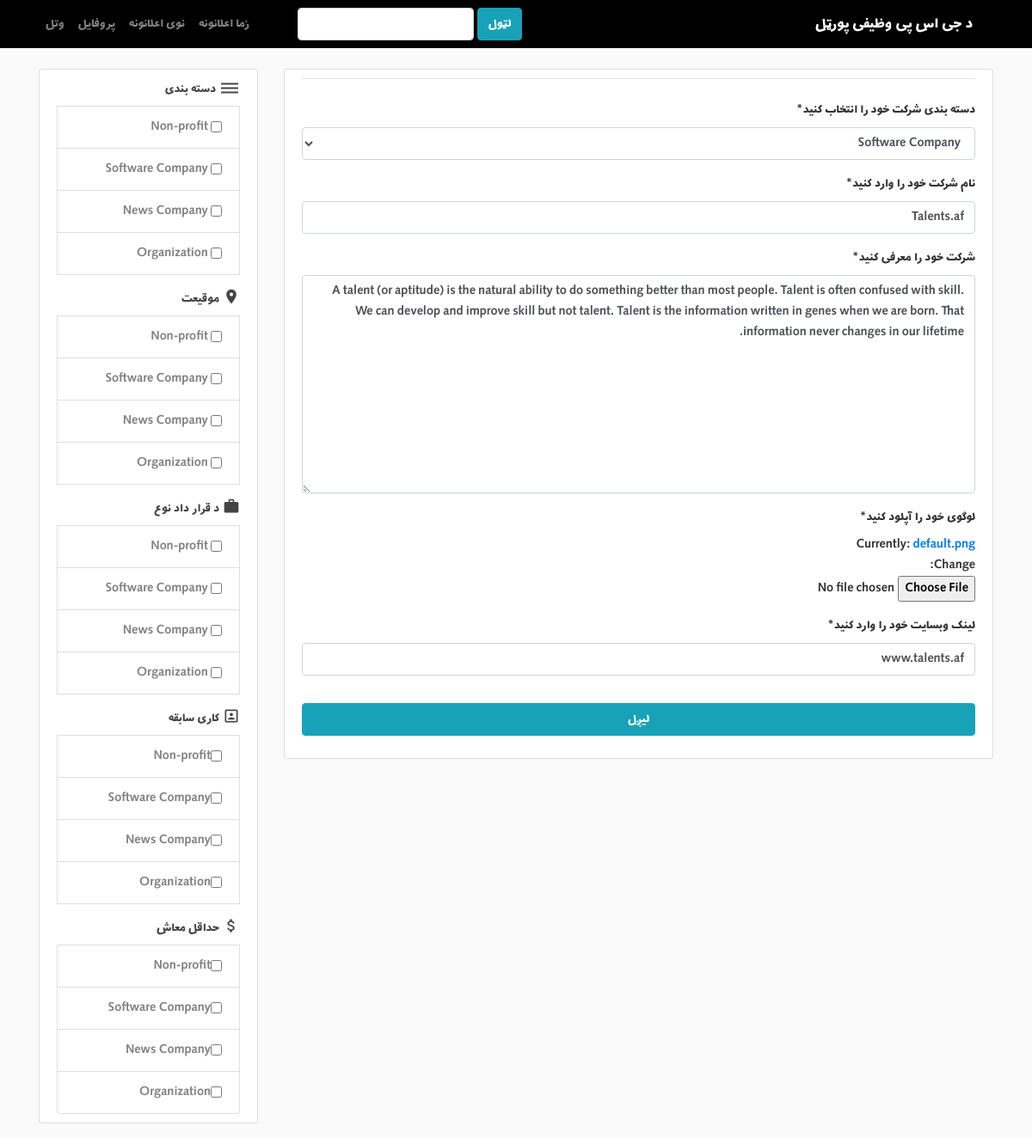
Screenshot of /emoloyer/profile/ (signed in) with the database file from the repository.
### employer/models.py (models this page shows, shortened)
class Company(models.Model):
    employer = models.OneToOneField(User, on_delete=models.CASCADE)
    category = models.ForeignKey(Category, on_delete=models.CASCADE)
    name = models.CharField(max_length=80)
    co_introduction = models.TextField()
    logo = models.ImageField(default='default.png', upload_to='co-logo')
    link  = models.CharField(max_length=80)

### portal/models.py (models this page shows)
class Category(models.Model):
    name = models.CharField(max_length=80)
    def __str__(self):
       return self.name

### employer/views.py (the view, shortened to what this page needs)
# urls.py: path('profile/', employer_profile , name='employer-profile'),
@user_passes_test(is_employer)
@login_required
def employer_profile(request):
    try: # if user already has a profile show their information in form
        form = EmployerProfileForm(instance=request.user.company)
    except Company.DoesNotExist:
            if request.method == 'POST':
                form = EmployerProfileForm(request.POST)
                if form.is_valid():
                    instance = form.save(commit=False)
                    instance.employer = request.user
                    instance.save()
                    messages.success(request, 'ستاسو پروفایل جوړ شو')
                    messages.success(
                        request,
                        """
                        د پورته مینو اختیار څخه د اعلان جوړولو لپاره
                        نوی اعلان غوره کړئ
                        """
                    )
                    return redirect('employer-profile')
            form = EmployerProfileForm()
    return render(request, 'profile.html', {'form':form})

### employer/forms.py
class EmployerProfileForm(forms.ModelForm):
    class Meta:
        model = Company
        fields=['category', 'name', 'co_introduction', 'logo', 'link']
    def __init__(self, *args, **kwargs):
        super(EmployerProfileForm, self).__init__(*args, **kwargs)
        self.fields['category'].label = "دسته بندی شرکت خود را انتخاب کنید"
        self.fields['name'].label = "نام شرکت خود را وارد کنید"
        self.fields['co_introduction'].label = "شرکت خود را معرفی کنید"
        self.fields['logo'].label = "لوگوی خود را آپلود کنید"
        self.fields['link'].label = "لینک وبسایت خود را وارد کنید"

### OnlineJobPortalProject/context_processors.py (called while the page is built)
def get_categories(request):
    return {'categories': Category.objects.all()}

### employer/views.py (called while the page is built)
def is_employer(user):
    try:
        if user.is_jobseeker:
            raise Http404
        return True
    except:
        raise Http404

### employer/templates/profile.html (shortened to what this page needs)
{% extends "base.html" %}
{% load crispy_forms_tags %}
{% block content %}
<div class="content-section">
    <form method="POST" enctype="multipart/form-data">
        <fieldset class="form-group">
            <legend class="border-bottom mb-4"></legend>
            {{ form|crispy }}
        </fieldset>
        <div class="form-group">
            <button  class="btn btn-info" style="width:100%;" type="submit">لیږل</button>
        </div>
    </form>
</div>
{% endblock %}

### portal/templates/base.html (shortened to what this page needs)
{% load static %}
<html dir="rtl" lang="fa">
<head>
  <link rel="stylesheet" href="{% static 'bootstrap.min.css' %}">
  <link rel="stylesheet" type="text/css" href="{% static 'main.css' %}">
</head>
<body>
  <header>
    <nav class="navbar navbar-expand-md navbar-dark bg-steel fixed-top">
      <div class="container">
        <a class="navbar-brand mr-4" href="{% url 'home-page' %}">د جی اس پی وظیفی پورټل</a>
            <div class="collapse navbar-collapse" id="navbarToggle">
              <div class="navbar-nav mr-auto">
                <form class="form-inline my-2 my-lg-0 ml-5" action="{% url 'search' %}">
                  <button class="btn btn-info my-2 my-sm-0" type="submit">لټول</button>
                  <input name="q" data-filter="1" class="form-control mr-sm-1" type="search" aria-label="Search">
                </form>
              </div>
            <div class="navbar-nav">
              {% if user.is_authenticated %}
                {% if not user.is_jobseeker %}
                  {% if user.company.jobs %}
                    <a class="nav-item nav-link" href="{% url 'employer-jobs' %}">زما اعلانونه</a>
                    <a class="nav-item nav-link" href="{% url 'employer-create-job' %}">نوی اعلانونه</a>
                    <a class="nav-item nav-link" href="{% url 'employer-profile' %}">پروفایل</a>
                    <a class="nav-item nav-link" href="{% url 'logout' %}">وتل</a>
                  {% else %}
                    <a class="nav-item nav-link" href="{% url 'employer-profile' %}">پروفایل</a>
                    <a class="nav-item nav-link" href="{% url 'logout' %}">وتل</a>
                  {% endif %}
                {% endif %}
              {% else %}
                <a class="nav-item nav-link" href="{% url 'employer-register' %}">وظیفې ثبتول</a>
                <a class="nav-item nav-link" href="{% url 'register' %}">وظیفی په لټه</a>
                <a class="nav-item nav-link" href="{% url 'login' %}">ننوتل</a>
              {% endif %}
            </div>
          </div>
        </div>
      </nav>
    </header>
    <main role="main" class="container">
        <div class="row">
          <div class="col-md-9">
            {% block content %}{% endblock %}
          </div>
          <div class="col-md-3">
            <div class="content-section">
                <h6>
                  <i class="material-icons ml-1" style="vertical-align: middle;">&#xe3c7;</i>دسته بندی
                </h6>
                {% for category in categories %}
                <li class="list-group-item">
                  <a href="{% url 'filter-by-category' category %}" style="color:grey;">
                    <input type="checkbox" style="vertical-align: middle;">
                    {{ category }}
                  </a>
                </li>
              {% endfor %}
                <h6 class="mt-3">
                  <i class="material-icons mb-1 ml-1" style="vertical-align: middle;font-size: 20px;">&#xe0c8;</i>موقیعت
                </h6>
                {% for category in categories %}
                <li class="list-group-item">
                  <a href="{% url 'filter-by-category' category %}" style="color:grey;">
                    <input type="checkbox" style="vertical-align: middle;">
                    {{ category }}
                  </a>
                </li>
              {% endfor %}
              <h6 class="mt-3">
                <i class="material-icons mb-1 ml-1" style="vertical-align: middle;font-size: 20px;">&#xe8f9;</i>د قرار داد نوع
              </h6>
              {% for category in categories %}
              <li class="list-group-item">
                <a href="{% url 'filter-by-category' category %}" style="color:grey;">
                  <input type="checkbox" style="vertical-align: middle;">
                  {{ category }}
                </a>
              </li>
            {% endfor %}
            <h6 class="mt-3">
              <i class="material-icons mb-1 ml-1" style="vertical-align: middle;font-size: 20px;">&#xe416;</i>کاری سابقه
            </h6>
            {% for category in categories %}
            <li class="list-group-item">
              <a href="{% url 'filter-by-category' category %}" style="color:grey;">
                <input type="checkbox" style="vertical-align: middle;">{{ category }}
              </a>
            </li>
          {% endfor %}
          <h6 class="mt-3">
            <i class="material-icons mb-1 ml-1" style="vertical-align: middle;font-size: 20px;">&#xe227;</i>حداقل معاش
          </h6>
          {% for category in categories %}
          <li class="list-group-item">
            <a href="{% url 'filter-by-category' category %}" style="color:grey;">
              <input type="checkbox" style="vertical-align: middle;">{{ category }}
            </a>
          </li>
        {% endfor %}
            </div>
          </div>
        </div>
    </main>
</body>
</html>

### portal/static/main.css (style rules this page uses)
* { font-family: myFirstFont; }
.material-icons { font-family: 'Material Icons'; font-weight: normal; font-style: normal; font-size: 24px; line-height: 1; letter-spacing: normal; text-transform: none; display: inline-block; white-space: nowrap; word-wrap: normal; direction: ltr; -webkit-font-feature-settings: 'liga'; -webkit-font-smoothing: antialiased; }
body { background: #fafafa; color: #333333; margin-top: 5rem; text-align: right; }
h1, h2, h3, h4, h5, h6 { color: #444444; }
.bg-steel { background-color: #000000; }
.content-section { background: #ffffff; padding: 10px 20px; border: 1px solid #dddddd; border-radius: 3px; margin-bottom: 20px; }

### rows the page displays
Company: category "Software Company", co_introduction "A talent (or aptitude) is the natural ability to do something better than most people. Talent is often confused with skill. We can develop and improve skill but not talent. Talent is the information written in genes when we are born. That information never changes in our lifetime.", link "www.talents.af"
Category: name "Talents.af", name "Non-profit"
Category: name "Software Company"
Category: name "News Company"
Category: name "Organization"
